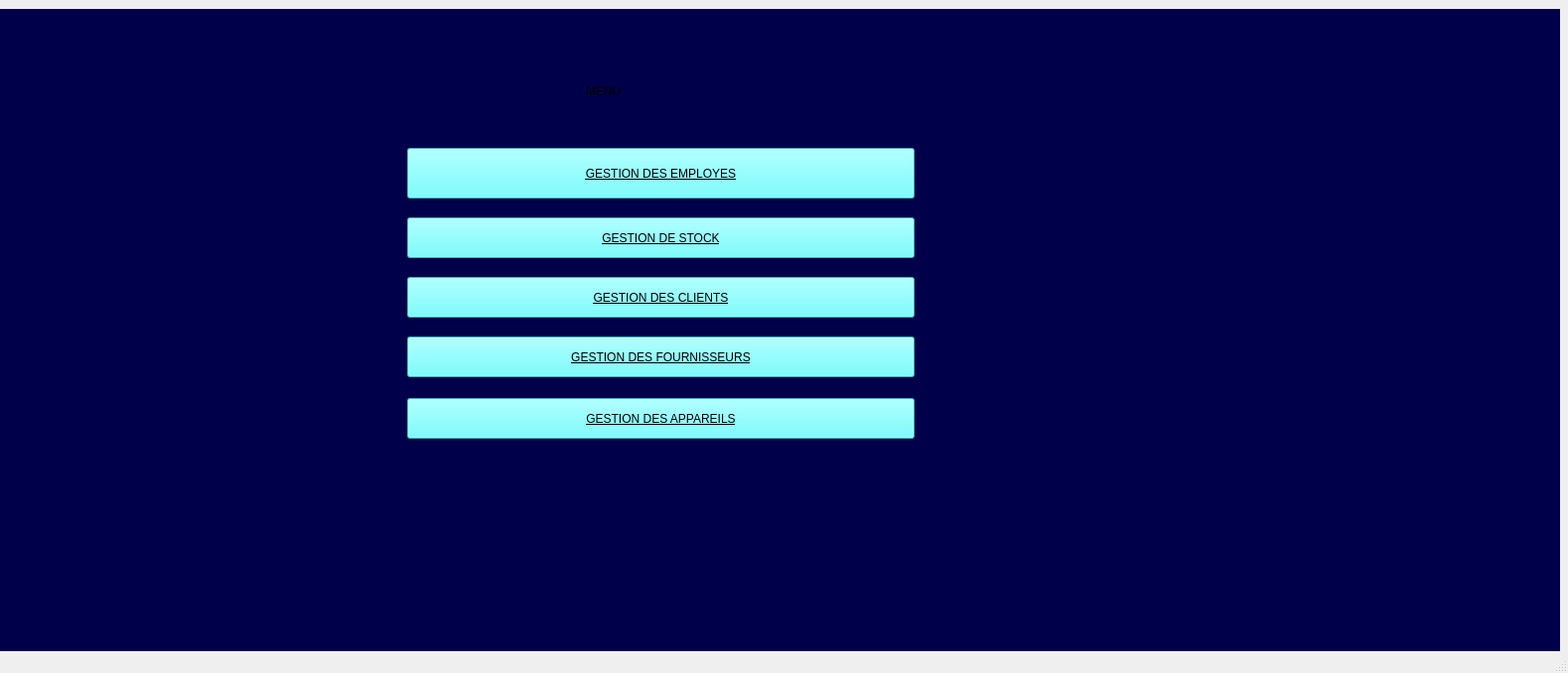
<?xml version="1.0" encoding="UTF-8"?>
<ui version="4.0">
 <class>MainWindow</class>
 <widget class="QMainWindow" name="MainWindow">
  <property name="geometry">
   <rect>
    <x>0</x>
    <y>0</y>
    <width>1579</width>
    <height>678</height>
   </rect>
  </property>
  <property name="windowTitle">
   <string>MainWindow</string>
  </property>
  <widget class="QWidget" name="centralwidget">
   <widget class="QStackedWidget" name="stackedWidget">
    <property name="geometry">
     <rect>
      <x>0</x>
      <y>9</y>
      <width>1571</width>
      <height>651</height>
     </rect>
    </property>
    <property name="styleSheet">
     <string notr="true">background-color: rgb(0, 0, 74);
</string>
    </property>
    <widget class="QWidget" name="menu">
     <widget class="QPushButton" name="client">
      <property name="geometry">
       <rect>
        <x>410</x>
        <y>270</y>
        <width>511</width>
        <height>41</height>
       </rect>
      </property>
      <property name="styleSheet">
       <string notr="true">background-color: rgb(85, 255, 255);
font: 9pt &quot;Segoe UI&quot;;
text-decoration: underline;
font: 700 9pt &quot;Segoe UI&quot;;
color: rgb(0, 0, 0);</string>
      </property>
      <property name="text">
       <string>GESTION DES CLIENTS</string>
      </property>
     </widget>
     <widget class="QPushButton" name="stock">
      <property name="geometry">
       <rect>
        <x>410</x>
        <y>210</y>
        <width>511</width>
        <height>41</height>
       </rect>
      </property>
      <property name="styleSheet">
       <string notr="true">background-color: rgb(85, 255, 255);
font: 9pt &quot;Segoe UI&quot;;
text-decoration: underline;
font: 700 9pt &quot;Segoe UI&quot;;
color: rgb(0, 0, 0);</string>
      </property>
      <property name="text">
       <string>GESTION DE STOCK</string>
      </property>
     </widget>
     <widget class="QPushButton" name="fournisseur">
      <property name="geometry">
       <rect>
        <x>410</x>
        <y>330</y>
        <width>511</width>
        <height>41</height>
       </rect>
      </property>
      <property name="styleSheet">
       <string notr="true">background-color: rgb(85, 255, 255);
font: 9pt &quot;Segoe UI&quot;;
text-decoration: underline;
font: 700 9pt &quot;Segoe UI&quot;;
color: rgb(0, 0, 0);</string>
      </property>
      <property name="text">
       <string>GESTION DES FOURNISSEURS</string>
      </property>
     </widget>
     <widget class="QPushButton" name="appareils">
      <property name="geometry">
       <rect>
        <x>410</x>
        <y>392</y>
        <width>511</width>
        <height>41</height>
       </rect>
      </property>
      <property name="styleSheet">
       <string notr="true">background-color: rgb(85, 255, 255);
font: 9pt &quot;Segoe UI&quot;;
text-decoration: underline;
font: 700 9pt &quot;Segoe UI&quot;;
color: rgb(0, 0, 0);</string>
      </property>
      <property name="text">
       <string>GESTION DES APPAREILS</string>
      </property>
     </widget>
     <widget class="QLabel" name="label_7">
      <property name="geometry">
       <rect>
        <x>590</x>
        <y>52</y>
        <width>191</width>
        <height>61</height>
       </rect>
      </property>
      <property name="styleSheet">
       <string notr="true">font: 700 36pt &quot;Segoe UI&quot;;</string>
      </property>
      <property name="text">
       <string>MENU</string>
      </property>
     </widget>
     <widget class="QToolButton" name="employe">
      <property name="geometry">
       <rect>
        <x>410</x>
        <y>140</y>
        <width>511</width>
        <height>51</height>
       </rect>
      </property>
      <property name="styleSheet">
       <string notr="true">background-color: rgb(85, 255, 255);
font: 9pt &quot;Segoe UI&quot;;
text-decoration: underline;
font: 700 9pt &quot;Segoe UI&quot;;
color: rgb(0, 0, 0);</string>
      </property>
      <property name="text">
       <string>GESTION DES EMPLOYES</string>
      </property>
     </widget>
    </widget>
    <widget class="QWidget" name="appareil">
     <widget class="QPushButton" name="pushButton_Supprimer">
      <property name="geometry">
       <rect>
        <x>910</x>
        <y>250</y>
        <width>121</width>
        <height>29</height>
       </rect>
      </property>
      <property name="styleSheet">
       <string notr="true">background-color: rgb(253, 7, 27);</string>
      </property>
      <property name="text">
       <string>Supprimer</string>
      </property>
     </widget>
     <widget class="QLineEdit" name="lineEdit_ID">
      <property name="geometry">
       <rect>
        <x>40</x>
        <y>150</y>
        <width>113</width>
        <height>28</height>
       </rect>
      </property>
      <property name="styleSheet">
       <string notr="true">QLineEdit:focus {
    border: 1px solid #2D89EF;
    background-color: #000000;
}
</string>
      </property>
      <property name="text">
       <string/>
      </property>
     </widget>
     <widget class="QLineEdit" name="rech">
      <property name="geometry">
       <rect>
        <x>260</x>
        <y>280</y>
        <width>411</width>
        <height>28</height>
       </rect>
      </property>
      <property name="styleSheet">
       <string notr="true">QLineEdit:focus {
    border: 1px solid #2D89EF;
    background-color: #000000;
}
</string>
      </property>
      <property name="text">
       <string/>
      </property>
     </widget>
     <widget class="QLabel" name="label_4">
      <property name="geometry">
       <rect>
        <x>450</x>
        <y>121</y>
        <width>63</width>
        <height>20</height>
       </rect>
      </property>
      <property name="text">
       <string>modele</string>
      </property>
     </widget>
     <widget class="QPushButton" name="pushButton_Modifier">
      <property name="geometry">
       <rect>
        <x>430</x>
        <y>221</y>
        <width>101</width>
        <height>29</height>
       </rect>
      </property>
      <property name="styleSheet">
       <string notr="true">background-color: rgb(253, 145, 4);</string>
      </property>
      <property name="text">
       <string>Modifier</string>
      </property>
     </widget>
     <widget class="QPushButton" name="pushButton_4">
      <property name="geometry">
       <rect>
        <x>910</x>
        <y>280</y>
        <width>121</width>
        <height>29</height>
       </rect>
      </property>
      <property name="styleSheet">
       <string notr="true">background-color: rgb(253, 145, 4);</string>
      </property>
      <property name="text">
       <string>trier par id</string>
      </property>
     </widget>
     <widget class="QLabel" name="label_15">
      <property name="geometry">
       <rect>
        <x>40</x>
        <y>191</y>
        <width>91</width>
        <height>20</height>
       </rect>
      </property>
      <property name="text">
       <string>prix estimer</string>
      </property>
     </widget>
     <widget class="QDateEdit" name="dateEdit_Entree">
      <property name="geometry">
       <rect>
        <x>700</x>
        <y>150</y>
        <width>110</width>
        <height>29</height>
       </rect>
      </property>
     </widget>
     <widget class="QGraphicsView" name="widget_stats">
      <property name="geometry">
       <rect>
        <x>1070</x>
        <y>30</y>
        <width>471</width>
        <height>281</height>
       </rect>
      </property>
     </widget>
     <widget class="QComboBox" name="comboBox_Statut">
      <property name="geometry">
       <rect>
        <x>830</x>
        <y>150</y>
        <width>82</width>
        <height>28</height>
       </rect>
      </property>
      <item>
       <property name="text">
        <string>en_attente</string>
       </property>
      </item>
      <item>
       <property name="text">
        <string>en_cours</string>
       </property>
      </item>
      <item>
       <property name="text">
        <string>reparé</string>
       </property>
      </item>
     </widget>
     <widget class="QLabel" name="label_14">
      <property name="geometry">
       <rect>
        <x>180</x>
        <y>191</y>
        <width>91</width>
        <height>20</height>
       </rect>
      </property>
      <property name="text">
       <string>date sortie</string>
      </property>
     </widget>
     <widget class="QLabel" name="label_10">
      <property name="geometry">
       <rect>
        <x>590</x>
        <y>121</y>
        <width>63</width>
        <height>20</height>
       </rect>
      </property>
      <property name="text">
       <string>default</string>
      </property>
     </widget>
     <widget class="QPushButton" name="ShowStats">
      <property name="geometry">
       <rect>
        <x>1430</x>
        <y>351</y>
        <width>90</width>
        <height>29</height>
       </rect>
      </property>
      <property name="styleSheet">
       <string notr="true">background-color: rgb(18, 153, 45);</string>
      </property>
      <property name="text">
       <string>statistic</string>
      </property>
     </widget>
     <widget class="QLineEdit" name="lineEdit_Type">
      <property name="geometry">
       <rect>
        <x>170</x>
        <y>150</y>
        <width>113</width>
        <height>28</height>
       </rect>
      </property>
      <property name="whatsThis">
       <string>&lt;html&gt;&lt;head/&gt;&lt;body&gt;&lt;p&gt;&lt;br/&gt;&lt;/p&gt;&lt;/body&gt;&lt;/html&gt;</string>
      </property>
      <property name="styleSheet">
       <string notr="true">QLineEdit:focus {
    border: 1px solid #2D89EF;
    background-color: #000000;
}

</string>
      </property>
      <property name="text">
       <string/>
      </property>
     </widget>
     <widget class="QLabel" name="label_11">
      <property name="geometry">
       <rect>
        <x>820</x>
        <y>121</y>
        <width>63</width>
        <height>20</height>
       </rect>
      </property>
      <property name="text">
       <string>status</string>
      </property>
     </widget>
     <widget class="QLabel" name="label">
      <property name="geometry">
       <rect>
        <x>40</x>
        <y>121</y>
        <width>63</width>
        <height>20</height>
       </rect>
      </property>
      <property name="text">
       <string>ID_app</string>
      </property>
     </widget>
     <widget class="QLineEdit" name="lineEdit_Defaut">
      <property name="geometry">
       <rect>
        <x>570</x>
        <y>150</y>
        <width>113</width>
        <height>28</height>
       </rect>
      </property>
      <property name="styleSheet">
       <string notr="true">QLineEdit:focus {
    border: 1px solid #2D89EF;
    background-color: #000000;
}
</string>
      </property>
     </widget>
     <widget class="QPushButton" name="pushButton_3">
      <property name="geometry">
       <rect>
        <x>1420</x>
        <y>511</y>
        <width>121</width>
        <height>29</height>
       </rect>
      </property>
      <property name="styleSheet">
       <string notr="true">background-color: rgb(253, 7, 27);</string>
      </property>
      <property name="text">
       <string>EXIT</string>
      </property>
     </widget>
     <widget class="QLabel" name="label_2">
      <property name="geometry">
       <rect>
        <x>200</x>
        <y>121</y>
        <width>63</width>
        <height>20</height>
       </rect>
      </property>
      <property name="text">
       <string>type</string>
      </property>
     </widget>
     <widget class="QLabel" name="label_12">
      <property name="geometry">
       <rect>
        <x>702</x>
        <y>121</y>
        <width>81</width>
        <height>20</height>
       </rect>
      </property>
      <property name="text">
       <string>date entrée</string>
      </property>
     </widget>
     <widget class="QLabel" name="label_9">
      <property name="geometry">
       <rect>
        <x>10</x>
        <y>270</y>
        <width>241</width>
        <height>41</height>
       </rect>
      </property>
      <property name="text">
       <string>&lt;html&gt;&lt;head/&gt;&lt;body&gt;&lt;p align=&quot;center&quot;&gt;&lt;span style=&quot; font-size:12pt; font-weight:700;&quot;&gt;Recherche d'appareils&lt;/span&gt;&lt;/p&gt;&lt;/body&gt;&lt;/html&gt;</string>
      </property>
     </widget>
     <widget class="QLineEdit" name="lineEdit_Modele">
      <property name="geometry">
       <rect>
        <x>440</x>
        <y>150</y>
        <width>113</width>
        <height>28</height>
       </rect>
      </property>
      <property name="styleSheet">
       <string notr="true">QLineEdit:focus {
    border: 1px solid #2D89EF;
    background-color: #000000;
}
</string>
      </property>
     </widget>
     <widget class="QLineEdit" name="lineEdit_Remarques">
      <property name="geometry">
       <rect>
        <x>920</x>
        <y>150</y>
        <width>113</width>
        <height>28</height>
       </rect>
      </property>
      <property name="styleSheet">
       <string notr="true">QLineEdit:focus {
    border: 1px solid #2D89EF;
    background-color: #000000;
}
</string>
      </property>
     </widget>
     <widget class="QLabel" name="label_6">
      <property name="geometry">
       <rect>
        <x>0</x>
        <y>70</y>
        <width>401</width>
        <height>51</height>
       </rect>
      </property>
      <property name="text">
       <string>&lt;html&gt;&lt;head/&gt;&lt;body&gt;&lt;p align=&quot;center&quot;&gt;&lt;span style=&quot; font-size:18pt; font-weight:700;&quot;&gt;Ajout d'appareils&lt;/span&gt;&lt;/p&gt;&lt;/body&gt;&lt;/html&gt;</string>
      </property>
     </widget>
     <widget class="QPushButton" name="pushButton_Ajouter">
      <property name="geometry">
       <rect>
        <x>320</x>
        <y>220</y>
        <width>90</width>
        <height>29</height>
       </rect>
      </property>
      <property name="styleSheet">
       <string notr="true">background-color: rgb(18, 153, 45);</string>
      </property>
      <property name="text">
       <string>Ajouter</string>
      </property>
     </widget>
     <widget class="QDateEdit" name="dateEdit_Estime">
      <property name="geometry">
       <rect>
        <x>180</x>
        <y>220</y>
        <width>110</width>
        <height>29</height>
       </rect>
      </property>
     </widget>
     <widget class="QLabel" name="label_13">
      <property name="geometry">
       <rect>
        <x>930</x>
        <y>121</y>
        <width>71</width>
        <height>20</height>
       </rect>
      </property>
      <property name="text">
       <string>remarques</string>
      </property>
     </widget>
     <widget class="QPushButton" name="ExporterPDF">
      <property name="geometry">
       <rect>
        <x>1330</x>
        <y>351</y>
        <width>90</width>
        <height>29</height>
       </rect>
      </property>
      <property name="styleSheet">
       <string notr="true">background-color: rgb(18, 153, 45);</string>
      </property>
      <property name="text">
       <string>exporter</string>
      </property>
     </widget>
     <widget class="QTableWidget" name="tablewidget_Appareils">
      <property name="geometry">
       <rect>
        <x>40</x>
        <y>341</y>
        <width>1131</width>
        <height>211</height>
       </rect>
      </property>
      <property name="minimumSize">
       <size>
        <width>1131</width>
        <height>211</height>
       </size>
      </property>
      <property name="styleSheet">
       <string notr="true">background-color: rgb(255, 255, 255);
color: rgb(0, 0, 0);
</string>
      </property>
      <column>
       <property name="text">
        <string>ID</string>
       </property>
       <property name="background">
        <color>
         <red>255</red>
         <green>255</green>
         <blue>255</blue>
        </color>
       </property>
      </column>
      <column>
       <property name="text">
        <string>TYPE</string>
       </property>
       <property name="background">
        <color>
         <red>255</red>
         <green>255</green>
         <blue>255</blue>
        </color>
       </property>
      </column>
      <column>
       <property name="text">
        <string>MARQUE </string>
       </property>
       <property name="background">
        <color>
         <red>255</red>
         <green>255</green>
         <blue>255</blue>
        </color>
       </property>
      </column>
      <column>
       <property name="text">
        <string>MODELE</string>
       </property>
       <property name="background">
        <color>
         <red>255</red>
         <green>255</green>
         <blue>255</blue>
        </color>
       </property>
      </column>
      <column>
       <property name="text">
        <string>DEFAULT</string>
       </property>
       <property name="background">
        <color>
         <red>255</red>
         <green>255</green>
         <blue>255</blue>
        </color>
       </property>
      </column>
      <column>
       <property name="text">
        <string>DATE ENTREE</string>
       </property>
       <property name="background">
        <color>
         <red>255</red>
         <green>255</green>
         <blue>255</blue>
        </color>
       </property>
      </column>
      <column>
       <property name="text">
        <string>STATUT</string>
       </property>
       <property name="background">
        <color>
         <red>255</red>
         <green>255</green>
         <blue>255</blue>
        </color>
       </property>
      </column>
      <column>
       <property name="text">
        <string>REMARQUES</string>
       </property>
       <property name="background">
        <color>
         <red>255</red>
         <green>255</green>
         <blue>255</blue>
        </color>
       </property>
      </column>
      <column>
       <property name="text">
        <string>PRIX ESTIMEE</string>
       </property>
       <property name="background">
        <color>
         <red>255</red>
         <green>255</green>
         <blue>255</blue>
        </color>
       </property>
      </column>
      <column>
       <property name="text">
        <string>DATE SORTIE</string>
       </property>
       <property name="background">
        <color>
         <red>255</red>
         <green>255</green>
         <blue>255</blue>
        </color>
       </property>
      </column>
     </widget>
     <widget class="QLineEdit" name="lineEdit_Prix">
      <property name="geometry">
       <rect>
        <x>40</x>
        <y>220</y>
        <width>113</width>
        <height>28</height>
       </rect>
      </property>
      <property name="styleSheet">
       <string notr="true">QLineEdit:focus {
    border: 1px solid #2D89EF;
    background-color: #000000;
}
</string>
      </property>
     </widget>
     <widget class="QLineEdit" name="lineEdit_Marque">
      <property name="geometry">
       <rect>
        <x>290</x>
        <y>150</y>
        <width>131</width>
        <height>28</height>
       </rect>
      </property>
      <property name="styleSheet">
       <string notr="true">QLineEdit:focus {
    border: 1px solid #2D89EF;
    background-color: #000000;
}

</string>
      </property>
     </widget>
     <widget class="QLabel" name="label_3">
      <property name="geometry">
       <rect>
        <x>290</x>
        <y>121</y>
        <width>141</width>
        <height>20</height>
       </rect>
      </property>
      <property name="text">
       <string>Marque</string>
      </property>
     </widget>
    </widget>
   </widget>
  </widget>
  <widget class="QMenuBar" name="menubar">
   <property name="geometry">
    <rect>
     <x>0</x>
     <y>0</y>
     <width>1579</width>
     <height>25</height>
    </rect>
   </property>
  </widget>
  <widget class="QStatusBar" name="statusbar"/>
 </widget>
 <resources/>
 <connections/>
</ui>
